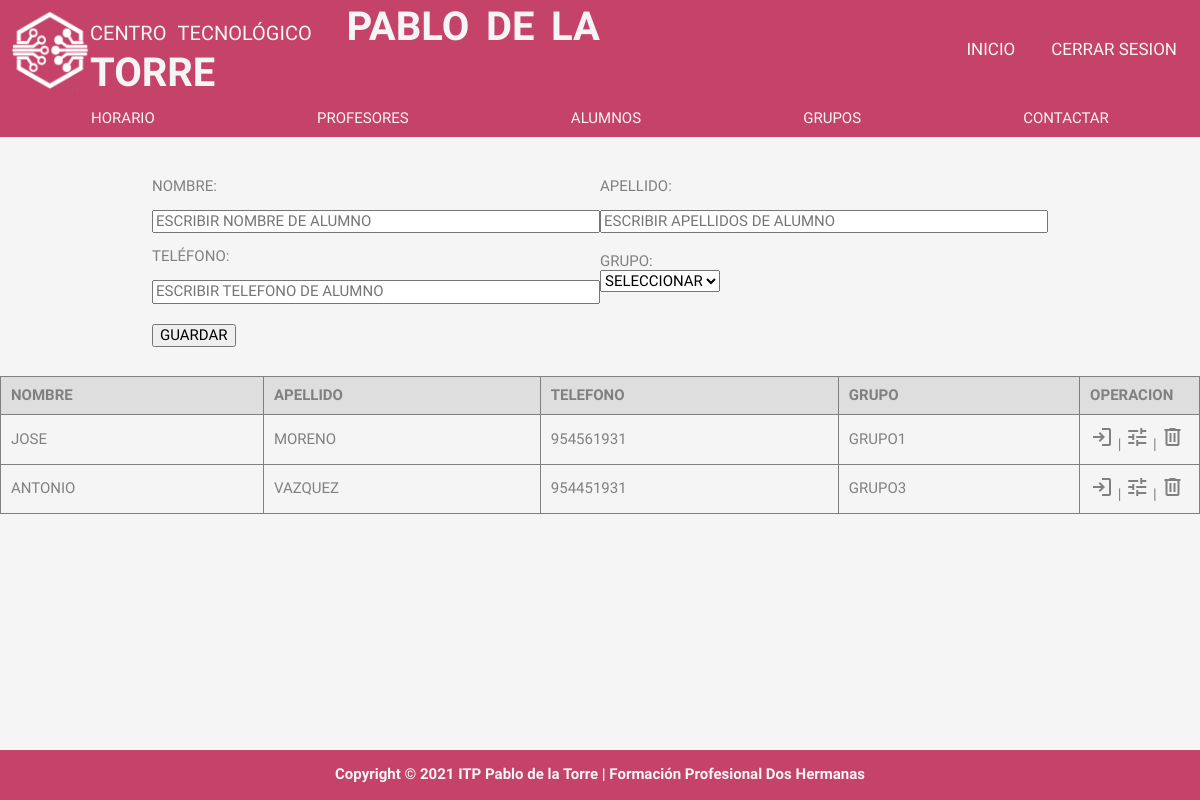
Page /php/alumnos/alumnos.php on the committed database.
### tables this page shows
create table alumnos(
    id int auto_increment primary key,
    nombre varchar(35) not null,
    apellido varchar(35) not null,
    telefono int,
    nombre_grupos varchar(25),
    foreign key (nombre_grupos) references grupos (nombre) on delete set null on update cascade
);

### php/alumnos/alumnos.php (the view, shortened to what this page needs)
<!DOCTYPE html>
<html lang="es">
<head>
    <link href="../../css/normalize.css" rel="stylesheet">
    <link href="../../css/cabecera.css" rel="stylesheet">
    <link href="../../css/alumno.css" rel="stylesheet">
</head>
<body>
<?php
include("../cabecera_sesion.php")
?>
<main>
    <div class="cajablanca">
    </div>
    <div class="wrap">
        <div class="submenu">
            <a href="../horarios/horarios.php">HORARIO</a>
            <a href="../profesores/profesores.php">PROFESORES</a>
            <a href="alumnos.php">ALUMNOS</a>
            <a href="../grupos/grupos.php">GRUPOS</a>
            <a href="../contactar/contactar.php">CONTACTAR</a>
        </div>
    </div>
    <div class="contenedor_intro_alumno">
        <form class="formulario" action="introducir_alumno.php" method="post">
            <fieldset class="rellenar">
                <div class="nombre">
                    <p>NOMBRE:</p>
                    <input type="text" name="nombre" placeholder="ESCRIBIR NOMBRE DE ALUMNO" required="required" size="45">
                </div>
                <div class="apellido">
                    <p>APELLIDO:</p>
                    <input type="text" name="apellido" placeholder="ESCRIBIR APELLIDOS DE ALUMNO" required="required" size="45">
                </div>
                <div class="telefono">
                    <p>TELÉFONO:</p>
                    <input type="tel" name="telefono" placeholder="ESCRIBIR TELEFONO DE ALUMNO" required="required" size="45">
                </div>
                <div class="grupo">
                    <label>GRUPO:</label> <br>
                    <select name="grupo" id="">
                        <option value="seleccionar"> SELECCIONAR </option>
                    </select>
                </div>
                <div class="button_guardar">
                    <button type="submit" name="guardar">GUARDAR</button>
                </div>
            </fieldset>
        </form>
    </div>
    <table>
        <tr>
            <th class="cabecera_tabla">NOMBRE</th>
            <th class="cabecera_tabla">APELLIDO</th>
            <th class="cabecera_tabla">TELEFONO</th>
            <th class="cabecera_tabla">GRUPO</th>
            <th class="cabecera_tabla">OPERACION</th>
        </tr>
        <?php
        include('../conexion.php');
        $consulta2 = "select * from alumnos";
        $resultado2 = mysqli_query($conex,$consulta2);
        while($row=mysqli_fetch_assoc($resultado2)) { ?>
            <tr>
                <th class="calcetin"><?php echo $row["nombre"];?></th>
                <th class="calcetin"><?php echo $row["apellido"];?></th>
                <th class="calcetin"><?php echo $row["telefono"];?></th>
                <th class="calcetin"><?php echo $row["nombre_grupos"];?></th>
                <th><a class="vinculo" href="page_entrar_alumno.php?id=<?php echo $row["id"];?>" ><span class="material-symbols-outlined">login</span> | </a><a class="vinculo" href="page_editar_alumno.php?id=<?php echo $row["id"];?>" ><span class="material-symbols-outlined">tune</span> | </a><a class="vinculo" href="eliminar_alumno.php?id=<?php echo $row["id"];?>"><span class="material-symbols-outlined">delete</span></a></th>
            </tr>
        <?php } mysqli_free_result($resultado2); ?>
    </table>
    <div class="cajablanca">
    </div>
</main>
</body>
<footer>
    <div class="pie_corto">
        <p>Copyright © 2021 ITP Pablo de la Torre | Formación Profesional Dos Hermanas</p>
    </div>
</footer>
</html>

### css/cabecera.css (style rules this page uses)
:root { --red: #b66f84; --gris:#DFD8CA; }
html { font-size: 62.5%; box-sizing:border-box; }
* { box-sizing: inherit; }
body { font-family: 'Open Sans Condensed', sans-serif; font-size: 2rem; font-weight: 100; text-align: justify; overflow-x: hidden; background-color: whitesmoke; color: grey; }
.cajablanca { height: 100px; }
.pie_corto { position: absolute; bottom: 0; display: flex; color: whitesmoke; width: 100%; height: 50px; background-color: rgba(185, 22, 70, 0.8); }
.pie_corto p { justify-content: center; margin: auto; font-weight: 900; }

### css/alumno.css (style rules this page uses)
:root { --red:#b91646; --gris:#DFD8CA; }
.material-symbols-outlined { color: grey; }
html { box-sizing:border-box; font-size: 62.5%; }
* { font-family: 'Open Sans Condensed', sans-serif; }
body { font-family: 'Open Sans Condensed', sans-serif; font-size: 1.5rem; text-align: justify; overflow-x: hidden; color: grey; }
.cajablanca { height: 100px; }
.wrap { display: flex; flex-direction: column; }
.submenu { display: flex; justify-content: center; background: rgba(185, 22, 70, 0.8); width: 100%; margin: auto; padding: 0; justify-content: space-around; padding: 10px; }
.submenu a { list-style: none; text-decoration: none; color: whitesmoke; }
.cabecera_tabla { font-weight: 900; background: #dedede; }
.vinculo { color: grey; text-decoration: none; list-style: none; }
table { margin: auto; width: 100%; border-collapse: collapse; }
table, th, tr { padding: 10px; border: solid 1px grey; color: grey; font-weight: 100; }
table th:last-child { width: 10%; }
.calcetin { text-align: left; text-transform: uppercase; }
.rellenar { display: grid; width: 75%; grid-template-columns: repeat(2, 1fr); margin: 20px auto; }
fieldset { border: 0px; }
.rellenar .button_guardar { margin-top:20px }
.rellenar .grupo { margin-top:20px }

### rows in the picture
alumnos: nombre "JOSE", apellido "MORENO", telefono "954561931", nombre_grupos "GRUPO1"
alumnos: nombre "ANTONIO", apellido "VAZQUEZ", telefono "954451931", nombre_grupos "GRUPO3"
